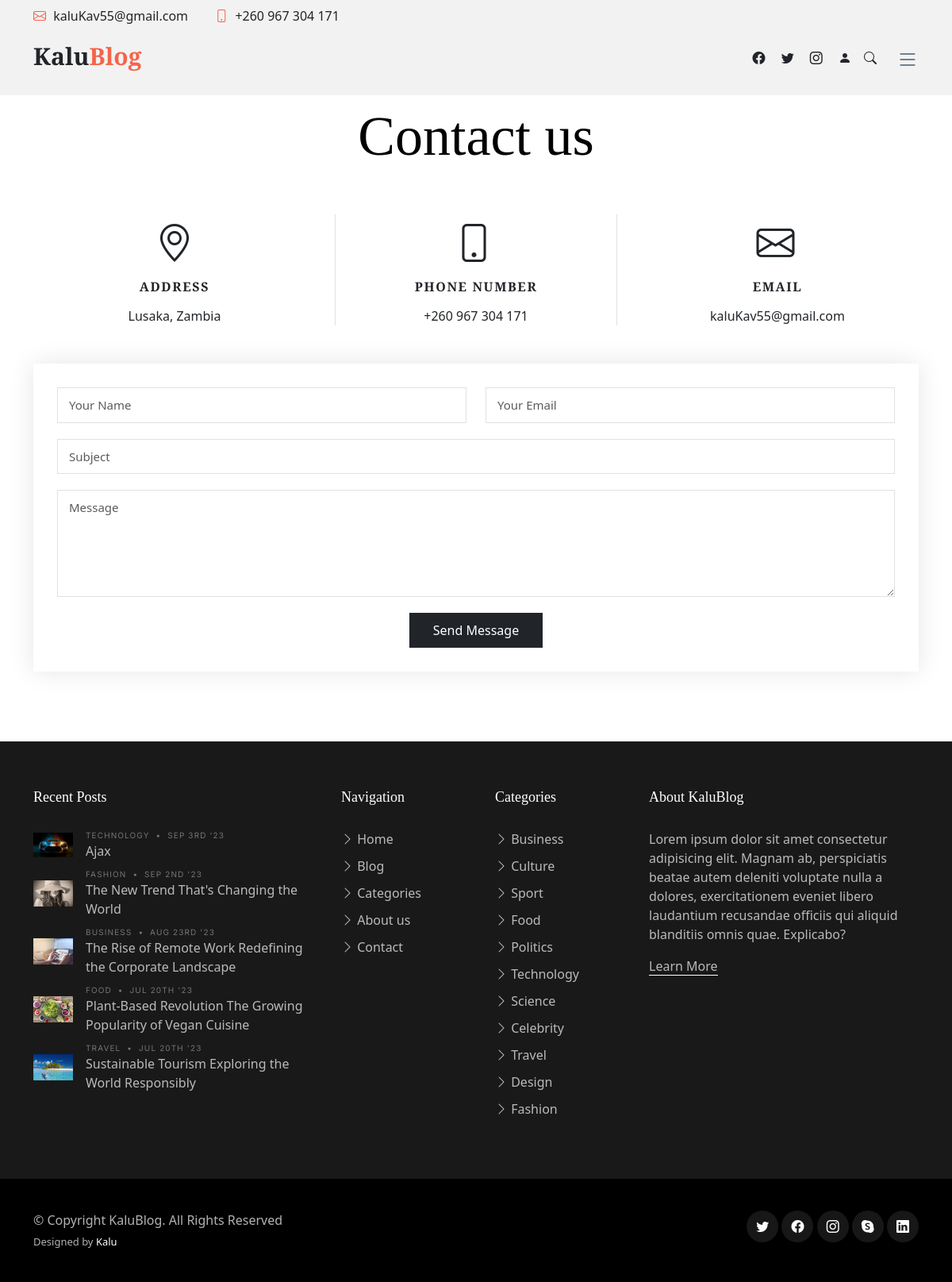
/index.php?page=contact, run on the app's committed database.
### tables this page shows
CREATE TABLE `site_settings` (
  `id` int(30) NOT NULL,
  `contact` varchar(20) NOT NULL,
  `email` varchar(50) NOT NULL,
  `address` varchar(200) DEFAULT NULL,
  `about` longtext DEFAULT NULL,
  `site_name` text DEFAULT NULL,
  `date_updated` datetime NOT NULL DEFAULT current_timestamp() ON UPDATE current_timestamp()
);

CREATE TABLE `posts` (
  `id` int(30) NOT NULL,
  `title` text NOT NULL,
  `post` longtext NOT NULL,
  `category_id` int(30) UNSIGNED DEFAULT NULL,
  `author_id` int(30) UNSIGNED DEFAULT NULL,
  `img_path` text DEFAULT NULL,
  `caption` tinytext DEFAULT NULL,
  `status` tinyint(1) NOT NULL DEFAULT 0 COMMENT '0= for review, 1= published',
  `latest` tinyint(1) UNSIGNED DEFAULT 0 COMMENT '1 = new',
  `trending` tinyint(1) UNSIGNED DEFAULT 0 COMMENT '1 = trending',
  `popular` tinyint(1) UNSIGNED DEFAULT 0 COMMENT '1 = popular',
  `likes` int(10) UNSIGNED DEFAULT 0,
  `shares` int(10) UNSIGNED DEFAULT 0,
  `views` int(10) UNSIGNED DEFAULT 0,
  `date_updated` datetime DEFAULT current_timestamp() ON UPDATE current_timestamp(),
  `date_published` datetime DEFAULT NULL
);

CREATE TABLE `category` (
  `id` int(30) UNSIGNED NOT NULL,
  `name` text NOT NULL,
  `description` text NOT NULL,
  `status` tinyint(1) NOT NULL DEFAULT 1 COMMENT '0 = Inactive, 1 = Active'
);

### includes/functions.php (called while the page is built, shortened)
<?php
         function safe($text) {
                $text = trim($text);
                $bad_chars = array( "{", "}", "(", ")", ";", ":", "<", ">", "/", "$" );
                $text = str_ireplace($bad_chars, "", $text);
                return htmlspecialchars($text, ENT_COMPAT|ENT_HTML5, 'UTF-8', false);
                }

### contact.php (the view, shortened to what this page needs)
<section id="contact" class="contact mb-5">
  <div class="container" data-aos="fade-up">
    <div class="row">
      <div class="col-lg-12 text-center mb-5">
        <h1 class="page-title">Contact us</h1>
      </div>
    </div>
    <div class="row gy-4">
      <div class="col-md-4">
        <div class="info-item">
          <i class="bi bi-geo-alt"></i>
          <h3>Address</h3>
          <address><?php echo isset($meta['address']) ? safe($meta['address']) : '' ?></address>
        </div>
      </div>
      <div class="col-md-4">
        <div class="info-item info-item-borders">
          <i class="bi bi-phone"></i>
          <h3>Phone Number</h3>
          <p><a href="tel:+260967304171"><?php echo isset($meta['contact']) ? safe($meta['contact']) : '' ?></a></p>
        </div>
      </div>
      <div class="col-md-4">
        <div class="info-item">
          <i class="bi bi-envelope"></i>
          <h3>Email</h3>
          <p><a href="mailto:info@example.com"><?php echo isset($meta['email']) ? safe($meta['email']) : '' ?></a></p>
        </div>
      </div>
     </div>
     <div class="form mt-5">
      <form action="forms/contact.php" method="post" role="form" class="php-email-form">
        <div class="row">
          <div class="form-group col-md-6">
            <input type="text" name="name" class="form-control" id="name" placeholder="Your Name" >
          </div>
          <div class="form-group col-md-6">
            <input type="email" class="form-control" name="email" id="email" placeholder="Your Email" required>
          </div>
        </div>
        <div class="form-group">
          <input type="text" class="form-control" name="subject" id="subject" placeholder="Subject" required>
        </div>
        <div class="form-group">
          <textarea class="form-control" name="message" rows="5" placeholder="Message" required></textarea>
        </div>
        <div class="text-center"><button type="submit">Send Message</button></div>
      </form>
    </div>
  </div>
</section>

### includes/header.php (shortened to what this page needs)
<header id="header" class="header d-flex align-items-center fixed-top">
  <div id="topbar" class=" d-lg-flex align-items-center fixed-top">
    <div class="container d-flex align-items-space-between my-2">
      <div class="contact-info ">
        <i class="bi-envelope mr-2"></i><a href="mailto:<?php echo isset($meta['email']) ? safe($meta['email']) : '' ?>" id="envelope">
        <?php echo isset($meta['email']) ? safe($meta['email']) : '' ?></a>
        <i class="bi-phone mr-2"></i> <?php echo isset($meta['contact']) ? safe($meta['contact']) : '' ?>
      </div>
      </div>
    </div>
    <div id="navBar" class="container-fluid container-xl d-flex align-items-center justify-content-between">
      <a href="index.php?page=home" class="logo d-flex align-items-center">
        <h1 class=" "><?php echo isset($meta['site_name']) ? htmlspecialchars_decode($meta['site_name']) : 'Kalu<strong class="text-orangeRed">Blog</strong>' ?></h1>
      </a>
      <div class="position-relative d-flex">
         <div class="d-none d-lg-block">
        <a href="#" class="mx-2"><span class="bi-facebook"></span></a>
        <a href="#" class="mx-2"><span class="bi-twitter"></span></a>
        <a href="#" class="mx-2"><span class="bi-instagram"></span></a>
        <?php if (!isset($_SESSION['userId'])) { ?>
        <a href="#" class="mx-2"  data-toggle="modal" href="javascript:void(0)" onclick="openLoginModal();">
          <span class="bi-person-fill"></span></a>
        <?php } ?>
      </div>
        <a href="#" class="mx-2 js-search-open"><span class="bi-search"></span></a>
        <i class="bi bi-list mobile-nav-toggle my-auto"></i>
      </div>
    </div>
  </header>

### includes/footer.php (shortened to what this page needs)
 <footer id="footer" class="footer">
    <div class="footer-content">
      <div class="container">
        <div class="row g-5">
          <div class="col-lg-4">
          <h3 class="footer-heading">Recent Posts</h3>
<ul class="footer-links footer-blog-entry list-unstyled">
<?php
$sql = "SELECT p.*, a.profile_picture, c.name AS category, DATE_FORMAT(p.date_published, '%b %D \'%y') AS published,
        CONCAT(a.first_name, ' ', a.last_name) AS author_name FROM posts p INNER JOIN category c ON c.id = p.category_id
        INNER JOIN author a ON a.id = p.author_id  WHERE p.date_published > DATE_SUB(NOW(), INTERVAL 44 WEEK)
        ORDER BY date(p.date_published) DESC LIMIT 5";
$result = $conn->query($sql);
  while($row=$result->fetch()) {
   ?>
  <li>
    <a href="index.php?page=single-post&id=<?php echo (int) $row['id'] ?>" class="d-flex align-items-center">
      <img src="assets/img/<?= safe($row['img_path']) ?>" alt="" class="img-fluid me-3">
      <div>
        <div class="post-meta d-block"><span class="date"><?= safe($row['category']) ?></span>
         <span class="mx-1">&bullet;</span> <span><?= safe($row['published']) ?></span></div>
        <span><?= safe($row['title']) ?></span>
      </div>
    </a>
  </li>
<?php } ?>
</ul>
          </div>
          <div class="col-6 col-lg-2">
            <h3 class="footer-heading">Navigation</h3>
            <ul class="footer-links list-unstyled">
              <li><a href="index.php?page=home"><i class="bi bi-chevron-right"></i> Home</a></li>
              <li><a href="index.php?page=home"><i class="bi bi-chevron-right"></i> Blog</a></li>
              <li><a href="category.php"><i class="bi bi-chevron-right"></i> Categories</a></li>
              <li><a href="index.php?page=about"><i class="bi bi-chevron-right"></i> About us</a></li>
              <li><a href="index.php?page=contact"><i class="bi bi-chevron-right"></i> Contact</a></li>
            </ul>
          </div>
          <div class="col-6 col-lg-2">
            <h3 class="footer-heading">Categories</h3>
            <ul class="footer-links list-unstyled">
      <?php
         $sql = "SELECT * from category where status = 1";
         $result = $conn->query($sql);
            while($row=$result->fetch()) {
               ?>
              <li><a href="category.php?id=<?php echo (int) $row['id'] ?>"> <i class="bi bi-chevron-right"></i>
                <?php echo safe($row['name']) ?></a></li>
       <?php } ?>
            </ul>
          </div>
          <div class="col-lg-4">
          <h3 class="footer-heading">About KaluBlog</h3>
            <p>Lorem ipsum dolor sit amet consectetur adipisicing elit. Magnam ab, perspiciatis beatae autem deleniti voluptate nulla a dolores, exercitationem eveniet libero laudantium recusandae officiis qui aliquid blanditiis omnis quae. Explicabo?</p>
            <p><a href="about.html" class="footer-link-more">Learn More</a></p>
          </div>
        </div>
      </div>
    </div>
    <div class="footer-legal">
      <div class="container">
        <div class="row justify-content-between">
          <div class="col-md-6 text-center text-md-start mb-3 mb-md-0">
            <div class="copyright">
              © Copyright <strong><span>KaluBlog</span></strong>. All Rights Reserved
            </div>
            <div class="credits">
              Designed by <a href="">Kalu</a>
            </div>
          </div>
          <div class="col-md-6">
            <div class="social-links mb-3 mb-lg-0 text-center text-md-end">
              <a href="#" class="twitter"><i class="bi bi-twitter"></i></a>
              <a href="#" class="facebook"><i class="bi bi-facebook"></i></a>
              <a href="#" class="instagram"><i class="bi bi-instagram"></i></a>
              <a href="#" class="google-plus"><i class="bi bi-skype"></i></a>
              <a href="#" class="linkedin"><i class="bi bi-linkedin"></i></a>
            </div>
          </div>
        </div>
      </div>
    </div>
  </footer>

### assets/css/variables.css (style rules this page uses)
:root { --font-default: 'EB Garamond', system-ui, -apple-system, "Segoe UI", Roboto, "Helvetica Neue", Arial, "Noto Sans", "Liberation Sans", sans-serif, "Apple Color Emoji", "Segoe UI Emoji", "Segoe UI Symbol", "Noto Color Emoji"; --font-primary: 'EB Garamond', serif; --font-secondary: 'Inter', sans-serif; --color-default: #212529; --color-default-rgb: 33, 37, 41; --color-links: #212529; --color-links-hover: rgb(245, 99, 75); --color-primary: #212529; --color-primary-light: #26282c; --color-primary-dark: #0b0c0e; --color-primary-rgb: 33, 37, 41; --color-primary-light-rgb: 38, 40, 44; --color-primary-dark-rgb: 11, 12, 14; --color-secondary: #596d80; --color-secondary-light: #8498aa; --color-secondary-dark: #404f5c; --color-secondary-rgb: 89, 109, 128; --color-secondary-light-rgb: 132, 152, 170; --color-secondary-dark-rgb: 64, 79, 92; --color-blue: #0d6efd; --color-blue-rgb: 13, 110, 253; --color-indigo: #6610f2; --color-indigo-rgb: 102, 16, 242; --color-purple: #6f42c1; --color-purple-rgb: 111, 66, 193; --color-pink: #f3268c; --color-pink-rgb: 243, 38, 140; --color-red: #df1529; --color-red-rgb: 223, 21, 4; --color-orange: #fd7e14; --color-orange-rgb: 253, 126, 20; --color-yellow: #ffc107; --color-yellow-rgb: 255, 193, 7; --color-green: #059652; --color-green-rgb: 5, 150, 82; --color-teal: #20c997; --color-teal-rgb: 32, 201, 151; --color-cyan: #0dcaf0; --color-cyan-rgb: 13, 202, 240; --color-white: #ffffff; --color-white-rgb: 255, 255, 255; --color-gray: #6c757d; --color-gray-rgb: 108, 117, 125; --color-black: #000000; --color-black-rgb: 0, 0, 0; --color-orangeRed: #f5634b; --color-orangeRed-rgb:rgb(245, 99, 75); }
:root { --bs-blue: var(--color-blue); --bs-indigo: var(--color-indigo); --bs-purple: var(--color-purple); --bs-pink: var(--color-pink); --bs-red: var(--color-red); --bs-orange: var(--color-orange); --bs-yellow: var(--color-yellow); --bs-green: var(--color-green); --bs-teal: var(--color-teal); --bs-cyan: var(--color-cyan); --bs-white: var(--color-white); --bs-gray: var(--color-gray); --bs-gray-dark: #343a40; --bs-gray-100: #f8f9fa; --bs-gray-200: #e9ecef; --bs-gray-300: #dee2e6; --bs-gray-400: #ced4da; --bs-gray-500: #adb5bd; --bs-gray-600: #6c757d; --bs-gray-700: #495057; --bs-gray-800: #343a40; --bs-gray-900: #212529; --bs-primary: var(--color-blue); --bs-secondary: var(--color-blue); --bs-success: #198754; --bs-info: #0dcaf0; --bs-warning: #ffc107; --bs-danger: #dc3545; --bs-light: #f8f9fa; --bs-dark: #212529; --bs-primary-rgb: var(--color-primary-rgb); --bs-secondary-rgb: var(--color-secondary-rgb); --bs-success-rgb: 25, 135, 84; --bs-info-rgb: 13, 202, 240; --bs-warning-rgb: 255, 193, 7; --bs-danger-rgb: 220, 53, 69; --bs-light-rgb: 248, 249, 250; --bs-dark-rgb: 33, 37, 41; --bs-white-rgb: var(--color-white-rgb); --bs-black-rgb: var(--color-black-rgb); --bs-body-color-rgb: var(--color-default-rgb); --bs-body-bg-rgb: 255, 255, 255; --bs-font-sans-serif: var(--font-default); --bs-font-monospace: SFMono-Regular, Menlo, Monaco, Consolas, "Liberation Mono", "Courier New", monospace; --bs-gradient: linear-gradient(180deg, rgba(255, 255, 255, 0.15), rgba(255, 255, 255, 0)); --bs-body-font-family: var(--font-default); --bs-body-font-size: 1rem; --bs-body-font-weight: 400; --bs-body-line-height: 1.5; --bs-body-color: var(--color-default); --bs-body-bg: #fff; }

### assets/css/styles.css (style rules this page uses)
#header { height: 120px; }
#navBar { margin-top: 30px; }
#envelope { margin-right: 30px; }
.bi-envelope, .bi-phone { padding-right: 5px; color: var(--color-orangeRed); }
.text-orangeRed { color: var(--color-orangeRed); }
.mobile-nav-toggle { margin-left: 17px; }
.bi-search { border-style: none; }

### data on the page
site_settings: email "kaluKav55@gmail.com", contact "+260 967 304 171", site_name "Kalu Blog", address "Lusaka, Zambia"
posts: img_path (picture), category.name "TECHNOLOGY", published "SEP 3RD '23", title "Ajax"
posts: img_path (picture), category.name "FASHION", published "SEP 2ND '23", title "The New Trend That's Changing the World"
posts: img_path (picture), category.name "BUSINESS", published "AUG 23RD '23", title "The Rise of Remote Work Redefining the Corporate Landscape"
posts: img_path (picture), category.name "FOOD", published "JUL 20TH '23", title "Plant-Based Revolution The Growing Popularity of Vegan Cuisine"
posts: img_path (picture), category.name "TRAVEL", published "JUL 20TH '23", title "Sustainable Tourism Exploring the World Responsibly"
category: name "Business"
category: name "Culture"
category: name "Sport"
category: name "Food"
category: name "Politics"
category: name "Technology"
category: name "Science"
category: name "Celebrity"
category: name "Travel"
category: name "Design"
category: name "Fashion"
